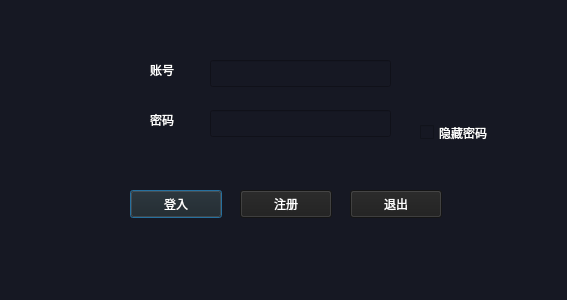
<?xml version="1.0" encoding="UTF-8"?>
<ui version="4.0">
 <class>dengluDialog</class>
 <widget class="QDialog" name="dengluDialog">
  <property name="geometry">
   <rect>
    <x>0</x>
    <y>0</y>
    <width>567</width>
    <height>300</height>
   </rect>
  </property>
  <property name="windowTitle">
   <string>Dialog</string>
  </property>
  <property name="windowIcon">
   <iconset resource="res.qrc">
    <normaloff>:/images/images/Titel.png</normaloff>:/images/images/Titel.png</iconset>
  </property>
  <property name="styleSheet">
   <string notr="true">background-color: rgb(22,24,35);
</string>
  </property>
  <widget class="QLabel" name="label">
   <property name="geometry">
    <rect>
     <x>150</x>
     <y>60</y>
     <width>69</width>
     <height>19</height>
    </rect>
   </property>
   <property name="styleSheet">
    <string notr="true">color: rgb(255, 255, 255);</string>
   </property>
   <property name="text">
    <string>账号</string>
   </property>
  </widget>
  <widget class="QLabel" name="label_2">
   <property name="geometry">
    <rect>
     <x>150</x>
     <y>110</y>
     <width>69</width>
     <height>19</height>
    </rect>
   </property>
   <property name="styleSheet">
    <string notr="true">color: rgb(255, 255, 255);</string>
   </property>
   <property name="text">
    <string>密码</string>
   </property>
  </widget>
  <widget class="QLineEdit" name="let_name">
   <property name="geometry">
    <rect>
     <x>210</x>
     <y>60</y>
     <width>181</width>
     <height>27</height>
    </rect>
   </property>
   <property name="styleSheet">
    <string notr="true">color: rgb(255, 255, 255);</string>
   </property>
  </widget>
  <widget class="QLineEdit" name="let_passwd">
   <property name="geometry">
    <rect>
     <x>210</x>
     <y>110</y>
     <width>181</width>
     <height>27</height>
    </rect>
   </property>
   <property name="styleSheet">
    <string notr="true">color: rgb(255, 255, 255);</string>
   </property>
  </widget>
  <widget class="QPushButton" name="btn_inlog">
   <property name="geometry">
    <rect>
     <x>130</x>
     <y>190</y>
     <width>92</width>
     <height>28</height>
    </rect>
   </property>
   <property name="styleSheet">
    <string notr="true">color: rgb(255, 255, 255);
background-color: rgb(30,30,30);</string>
   </property>
   <property name="text">
    <string>登入</string>
   </property>
   <property name="icon">
    <iconset resource="res.qrc">
     <normaloff>:/images/images/Join.png</normaloff>:/images/images/Join.png</iconset>
   </property>
  </widget>
  <widget class="QPushButton" name="btn_reg">
   <property name="geometry">
    <rect>
     <x>240</x>
     <y>190</y>
     <width>92</width>
     <height>28</height>
    </rect>
   </property>
   <property name="styleSheet">
    <string notr="true">color: rgb(255, 255, 255);
background-color: rgb(30,30,30);</string>
   </property>
   <property name="text">
    <string>注册</string>
   </property>
   <property name="icon">
    <iconset resource="res.qrc">
     <normaloff>:/images/images/add.png</normaloff>:/images/images/add.png</iconset>
   </property>
  </widget>
  <widget class="QPushButton" name="btn_quit">
   <property name="geometry">
    <rect>
     <x>350</x>
     <y>190</y>
     <width>92</width>
     <height>28</height>
    </rect>
   </property>
   <property name="styleSheet">
    <string notr="true">color: rgb(255, 255, 255);
background-color: rgb(30,30,30);</string>
   </property>
   <property name="text">
    <string>退出</string>
   </property>
   <property name="icon">
    <iconset resource="res.qrc">
     <normaloff>:/images/images/Out.png</normaloff>:/images/images/Out.png</iconset>
   </property>
  </widget>
  <widget class="QCheckBox" name="checkBox">
   <property name="geometry">
    <rect>
     <x>420</x>
     <y>120</y>
     <width>100</width>
     <height>25</height>
    </rect>
   </property>
   <property name="styleSheet">
    <string notr="true">color: rgb(255, 255, 255);</string>
   </property>
   <property name="text">
    <string>隐藏密码</string>
   </property>
  </widget>
  <widget class="QLabel" name="label_3">
   <property name="geometry">
    <rect>
     <x>70</x>
     <y>50</y>
     <width>51</width>
     <height>41</height>
    </rect>
   </property>
   <property name="styleSheet">
    <string notr="true">image: url(:/images/images/Player.png);</string>
   </property>
   <property name="text">
    <string/>
   </property>
  </widget>
  <widget class="QLabel" name="label_4">
   <property name="geometry">
    <rect>
     <x>80</x>
     <y>100</y>
     <width>41</width>
     <height>41</height>
    </rect>
   </property>
   <property name="styleSheet">
    <string notr="true">image: url(:/images/images/Password.png);</string>
   </property>
   <property name="text">
    <string/>
   </property>
  </widget>
  <widget class="QLabel" name="labtishi">
   <property name="geometry">
    <rect>
     <x>240</x>
     <y>20</y>
     <width>111</width>
     <height>20</height>
    </rect>
   </property>
   <property name="styleSheet">
    <string notr="true">color: rgb(170, 0, 0);</string>
   </property>
   <property name="text">
    <string/>
   </property>
  </widget>
 </widget>
 <resources>
  <include location="res.qrc"/>
 </resources>
 <connections/>
</ui>
